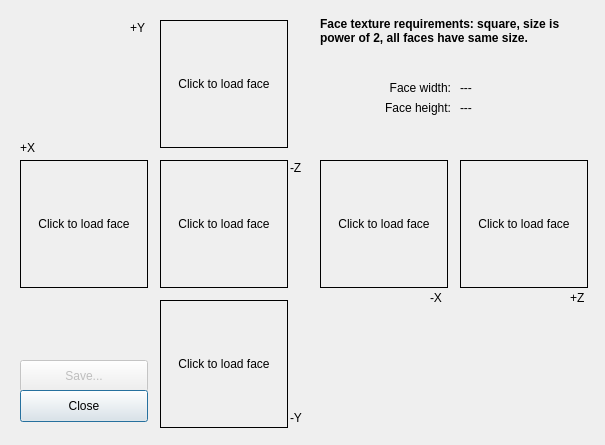
<?xml version="1.0" encoding="UTF-8"?>
<ui version="4.0">
 <class>CubemapEditorDialog</class>
 <widget class="QDialog" name="CubemapEditorDialog">
  <property name="windowModality">
   <enum>Qt::ApplicationModal</enum>
  </property>
  <property name="geometry">
   <rect>
    <x>0</x>
    <y>0</y>
    <width>605</width>
    <height>445</height>
   </rect>
  </property>
  <property name="windowTitle">
   <string>Cubemap Editor</string>
  </property>
  <property name="modal">
   <bool>false</bool>
  </property>
  <widget class="ClickableQLabel" name="labelNX">
   <property name="geometry">
    <rect>
     <x>320</x>
     <y>160</y>
     <width>128</width>
     <height>128</height>
    </rect>
   </property>
   <property name="frameShape">
    <enum>QFrame::Box</enum>
   </property>
   <property name="text">
    <string>Click to load face</string>
   </property>
   <property name="alignment">
    <set>Qt::AlignCenter</set>
   </property>
  </widget>
  <widget class="ClickableQLabel" name="labelNZ">
   <property name="geometry">
    <rect>
     <x>160</x>
     <y>160</y>
     <width>128</width>
     <height>128</height>
    </rect>
   </property>
   <property name="frameShape">
    <enum>QFrame::Box</enum>
   </property>
   <property name="text">
    <string>Click to load face</string>
   </property>
   <property name="alignment">
    <set>Qt::AlignCenter</set>
   </property>
  </widget>
  <widget class="ClickableQLabel" name="labelPX">
   <property name="geometry">
    <rect>
     <x>20</x>
     <y>160</y>
     <width>128</width>
     <height>128</height>
    </rect>
   </property>
   <property name="frameShape">
    <enum>QFrame::Box</enum>
   </property>
   <property name="text">
    <string>Click to load face</string>
   </property>
   <property name="alignment">
    <set>Qt::AlignCenter</set>
   </property>
  </widget>
  <widget class="ClickableQLabel" name="labelPZ">
   <property name="geometry">
    <rect>
     <x>460</x>
     <y>160</y>
     <width>128</width>
     <height>128</height>
    </rect>
   </property>
   <property name="frameShape">
    <enum>QFrame::Box</enum>
   </property>
   <property name="text">
    <string>Click to load face</string>
   </property>
   <property name="alignment">
    <set>Qt::AlignCenter</set>
   </property>
  </widget>
  <widget class="ClickableQLabel" name="labelNY">
   <property name="geometry">
    <rect>
     <x>160</x>
     <y>20</y>
     <width>128</width>
     <height>128</height>
    </rect>
   </property>
   <property name="frameShape">
    <enum>QFrame::Box</enum>
   </property>
   <property name="text">
    <string>Click to load face</string>
   </property>
   <property name="alignment">
    <set>Qt::AlignCenter</set>
   </property>
  </widget>
  <widget class="ClickableQLabel" name="labelPY">
   <property name="geometry">
    <rect>
     <x>160</x>
     <y>300</y>
     <width>128</width>
     <height>128</height>
    </rect>
   </property>
   <property name="frameShape">
    <enum>QFrame::Box</enum>
   </property>
   <property name="text">
    <string>Click to load face</string>
   </property>
   <property name="alignment">
    <set>Qt::AlignCenter</set>
   </property>
  </widget>
  <widget class="QLabel" name="label">
   <property name="geometry">
    <rect>
     <x>20</x>
     <y>140</y>
     <width>30</width>
     <height>16</height>
    </rect>
   </property>
   <property name="text">
    <string>+X</string>
   </property>
  </widget>
  <widget class="QLabel" name="label_2">
   <property name="geometry">
    <rect>
     <x>430</x>
     <y>290</y>
     <width>30</width>
     <height>16</height>
    </rect>
   </property>
   <property name="text">
    <string>-X</string>
   </property>
  </widget>
  <widget class="QLabel" name="label_3">
   <property name="geometry">
    <rect>
     <x>130</x>
     <y>20</y>
     <width>30</width>
     <height>16</height>
    </rect>
   </property>
   <property name="text">
    <string>+Y</string>
   </property>
  </widget>
  <widget class="QLabel" name="label_4">
   <property name="geometry">
    <rect>
     <x>290</x>
     <y>410</y>
     <width>30</width>
     <height>16</height>
    </rect>
   </property>
   <property name="text">
    <string>-Y</string>
   </property>
  </widget>
  <widget class="QLabel" name="label_5">
   <property name="geometry">
    <rect>
     <x>570</x>
     <y>290</y>
     <width>30</width>
     <height>16</height>
    </rect>
   </property>
   <property name="text">
    <string>+Z</string>
   </property>
  </widget>
  <widget class="QLabel" name="label_6">
   <property name="geometry">
    <rect>
     <x>290</x>
     <y>160</y>
     <width>30</width>
     <height>16</height>
    </rect>
   </property>
   <property name="text">
    <string>-Z</string>
   </property>
  </widget>
  <widget class="QPushButton" name="buttonSave">
   <property name="enabled">
    <bool>false</bool>
   </property>
   <property name="geometry">
    <rect>
     <x>20</x>
     <y>360</y>
     <width>128</width>
     <height>32</height>
    </rect>
   </property>
   <property name="toolTip">
    <string>Save current texture</string>
   </property>
   <property name="text">
    <string>Save...</string>
   </property>
  </widget>
  <widget class="QPushButton" name="buttonClose">
   <property name="geometry">
    <rect>
     <x>20</x>
     <y>390</y>
     <width>128</width>
     <height>32</height>
    </rect>
   </property>
   <property name="toolTip">
    <string>Close without saving</string>
   </property>
   <property name="text">
    <string>Close</string>
   </property>
   <property name="default">
    <bool>true</bool>
   </property>
   <property name="flat">
    <bool>false</bool>
   </property>
  </widget>
  <widget class="QLabel" name="labelDescription">
   <property name="geometry">
    <rect>
     <x>320</x>
     <y>10</y>
     <width>271</width>
     <height>41</height>
    </rect>
   </property>
   <property name="font">
    <font>
     <weight>75</weight>
     <bold>true</bold>
     <underline>false</underline>
     <strikeout>false</strikeout>
    </font>
   </property>
   <property name="text">
    <string>Face texture requirements: square, size is power of 2, all faces have same size.</string>
   </property>
   <property name="wordWrap">
    <bool>true</bool>
   </property>
  </widget>
  <widget class="QLabel" name="label_7">
   <property name="geometry">
    <rect>
     <x>370</x>
     <y>80</y>
     <width>81</width>
     <height>16</height>
    </rect>
   </property>
   <property name="text">
    <string>Face width:</string>
   </property>
   <property name="alignment">
    <set>Qt::AlignRight|Qt::AlignTrailing|Qt::AlignVCenter</set>
   </property>
  </widget>
  <widget class="QLabel" name="label_8">
   <property name="geometry">
    <rect>
     <x>370</x>
     <y>100</y>
     <width>81</width>
     <height>16</height>
    </rect>
   </property>
   <property name="text">
    <string>Face height:</string>
   </property>
   <property name="alignment">
    <set>Qt::AlignRight|Qt::AlignTrailing|Qt::AlignVCenter</set>
   </property>
  </widget>
  <widget class="QLabel" name="labelFaceWidth">
   <property name="geometry">
    <rect>
     <x>460</x>
     <y>80</y>
     <width>81</width>
     <height>16</height>
    </rect>
   </property>
   <property name="text">
    <string>---</string>
   </property>
   <property name="alignment">
    <set>Qt::AlignLeading|Qt::AlignLeft|Qt::AlignVCenter</set>
   </property>
  </widget>
  <widget class="QLabel" name="labelFaceHeight">
   <property name="geometry">
    <rect>
     <x>460</x>
     <y>100</y>
     <width>81</width>
     <height>16</height>
    </rect>
   </property>
   <property name="text">
    <string>---</string>
   </property>
   <property name="alignment">
    <set>Qt::AlignLeading|Qt::AlignLeft|Qt::AlignVCenter</set>
   </property>
  </widget>
 </widget>
 <customwidgets>
  <customwidget>
   <class>ClickableQLabel</class>
   <extends>QLabel</extends>
   <header>clickableqlabel.h</header>
  </customwidget>
 </customwidgets>
 <resources/>
 <connections/>
</ui>
